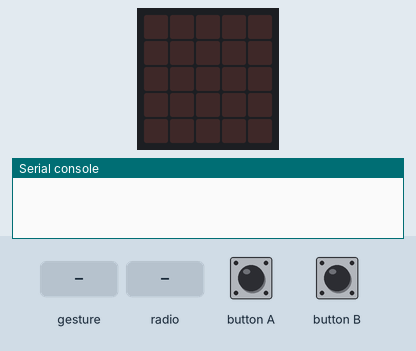
This program was run on a simulated Calliope mini (MakeCode). Parts: the board's 5×5 LED display, the last lines printed to the serial console. Inputs (shaded band) come from the test bench. No radio messages arrive unless stated (any console line starting 'radio sent:' is added by the test bench); a tilt is held for 1.5 s and a shake lasts 1 s, then the board lies face up again.

Above: at 1.2 s.
1.3 s: button A pressed for 3.2 s
At 5.4 s:
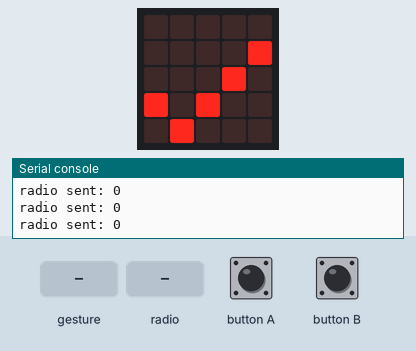
6.0 s: button B pressed for 0.15 s
At 6.2 s:
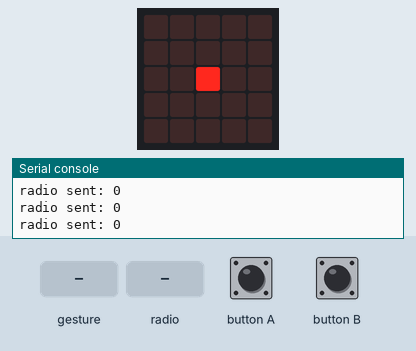
7.9 s: gesture 'shake'
At 9.2 s:
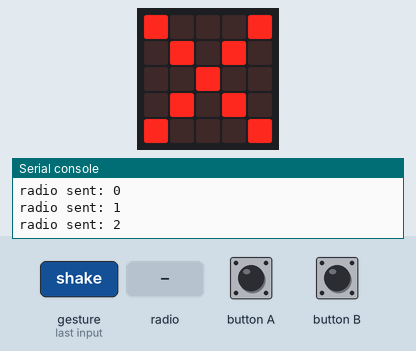
9.6 s: radio message "0" arrives
At 9.8 s:
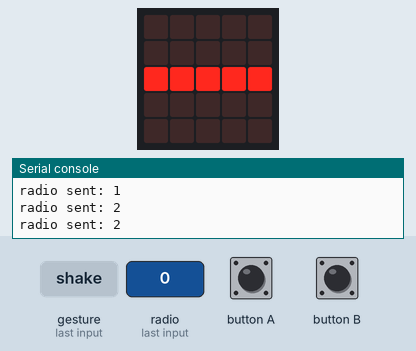
11.5 s: radio message "2" arrives
At 12.5 s:
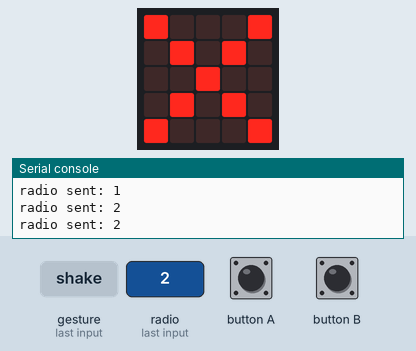
Timing chart, 0 to 14.0 s (numbered marks = the images above; inputs shaded):
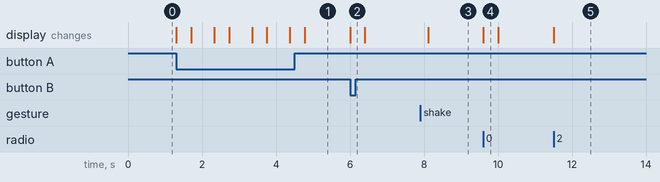

Measured:
- after the input at 1.3 s, the display: first changes at once (image 1 shows a later state)
- after the input at 6.0 s, the display: changes at once (image 2)
- after the input at 7.9 s, the display: changes after 0.21 s (image 3)
- after the input at 9.6 s, the display: changes at once (image 4)
- after the input at 11.5 s, the display: changes at once (image 5)
- what the display in image 4 shows lasts 0.4 s, from 9.6 s to 10.0 s

The program:

main.ts
```typescript
radio.onReceivedNumber(function (receivedNumber) {
    if (receivedNumber == 0) {
        basic.showLeds(`
            . . . . .
            . . . . .
            # # # # #
            . . . . .
            . . . . .
            `)
        basic.showIcon(IconNames.Yes)
    }
    if (receivedNumber == 1) {
        basic.showLeds(`
            . . . . .
            . . . . .
            . . # . .
            . . . . .
            . . . . .
            `)
        basic.showIcon(IconNames.Yes)
    }
    if (receivedNumber == 2) {
        basic.showIcon(IconNames.No)
    }
})
basic.forever(function () {
    radio.setGroup(1)
    if (input.buttonIsPressed(Button.A)) {
        basic.showLeds(`
            . . . . .
            . . . . .
            # # # # #
            . . . . .
            . . . . .
            `)
        basic.showIcon(IconNames.Yes)
        radio.sendNumber(0)
    }
    if (input.buttonIsPressed(Button.B)) {
        basic.showLeds(`
            . . . . .
            . . . . .
            . . # . .
            . . . . .
            . . . . .
            `)
        basic.showIcon(IconNames.Yes)
        radio.sendNumber(1)
    }
    if (input.isGesture(Gesture.Shake)) {
        basic.showIcon(IconNames.No)
        radio.sendNumber(2)
    }
})
```

test.ts
```typescript
// Hier kann man Tests durchführen; diese Datei wird nicht kompiliert, wenn dieses Paket als Erweiterung verwendet wird.
```
